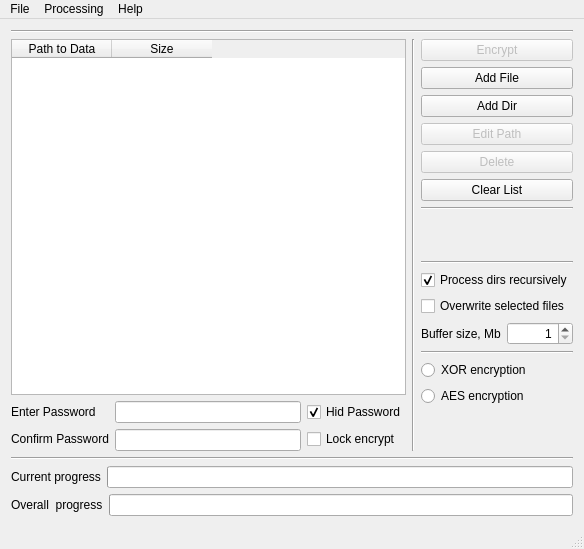
<?xml version="1.0" encoding="UTF-8"?>
<ui version="4.0">
 <class>MainWindow</class>
 <widget class="QMainWindow" name="MainWindow">
  <property name="geometry">
   <rect>
    <x>0</x>
    <y>0</y>
    <width>584</width>
    <height>549</height>
   </rect>
  </property>
  <property name="windowIcon">
   <iconset resource="crypto.qrc">
    <normaloff>:/images/lock.png</normaloff>:/images/lock.png</iconset>
  </property>
  <widget class="QWidget" name="centralWidget">
   <layout class="QVBoxLayout" name="verticalLayout_4">
    <item>
     <widget class="Line" name="line">
      <property name="orientation">
       <enum>Qt::Horizontal</enum>
      </property>
     </widget>
    </item>
    <item>
     <layout class="QHBoxLayout" name="horizontalLayout">
      <item>
       <layout class="QVBoxLayout" name="verticalLayout">
        <item>
         <widget class="QTableWidget" name="targetsList">
          <property name="textElideMode">
           <enum>Qt::ElideLeft</enum>
          </property>
          <property name="columnCount">
           <number>2</number>
          </property>
          <column>
           <property name="text">
            <string>Path to Data</string>
           </property>
          </column>
          <column>
           <property name="text">
            <string>Size</string>
           </property>
          </column>
         </widget>
        </item>
        <item>
         <layout class="QHBoxLayout" name="horizontalLayout_2">
          <item>
           <layout class="QVBoxLayout" name="verticalLayout_2">
            <item>
             <widget class="QLabel" name="label3">
              <property name="maximumSize">
               <size>
                <width>16777215</width>
                <height>20</height>
               </size>
              </property>
              <property name="text">
               <string>Enter Password</string>
              </property>
             </widget>
            </item>
            <item>
             <widget class="QLabel" name="label4">
              <property name="maximumSize">
               <size>
                <width>16777215</width>
                <height>20</height>
               </size>
              </property>
              <property name="text">
               <string>Confirm Password</string>
              </property>
             </widget>
            </item>
           </layout>
          </item>
          <item>
           <layout class="QVBoxLayout" name="verticalLayout_3">
            <item>
             <widget class="QLineEdit" name="passLine"/>
            </item>
            <item>
             <widget class="QLineEdit" name="passConfirmLine"/>
            </item>
           </layout>
          </item>
          <item>
           <layout class="QVBoxLayout" name="verticalLayout_7">
            <item>
             <widget class="QCheckBox" name="hidPassMode">
              <property name="text">
               <string>Hid Password</string>
              </property>
              <property name="checked">
               <bool>true</bool>
              </property>
             </widget>
            </item>
            <item>
             <widget class="QCheckBox" name="lockEncrypt">
              <property name="text">
               <string>Lock encrypt</string>
              </property>
             </widget>
            </item>
           </layout>
          </item>
         </layout>
        </item>
       </layout>
      </item>
      <item>
       <widget class="Line" name="line_5">
        <property name="orientation">
         <enum>Qt::Vertical</enum>
        </property>
       </widget>
      </item>
      <item>
       <layout class="QVBoxLayout" name="verticalLayout_5">
        <item>
         <widget class="QPushButton" name="execButton">
          <property name="enabled">
           <bool>false</bool>
          </property>
          <property name="text">
           <string>Encrypt</string>
          </property>
          <property name="icon">
           <iconset resource="crypto.qrc">
            <normaloff>:/images/run.png</normaloff>:/images/run.png</iconset>
          </property>
         </widget>
        </item>
        <item>
         <widget class="QPushButton" name="addFile">
          <property name="text">
           <string>Add File</string>
          </property>
          <property name="icon">
           <iconset resource="crypto.qrc">
            <normaloff>:/images/insert-file.png</normaloff>:/images/insert-file.png</iconset>
          </property>
         </widget>
        </item>
        <item>
         <widget class="QPushButton" name="addDir">
          <property name="text">
           <string>Add Dir</string>
          </property>
          <property name="icon">
           <iconset resource="crypto.qrc">
            <normaloff>:/images/insert-directory.png</normaloff>:/images/insert-directory.png</iconset>
          </property>
         </widget>
        </item>
        <item>
         <widget class="QPushButton" name="editEntry">
          <property name="enabled">
           <bool>false</bool>
          </property>
          <property name="text">
           <string>Edit Path</string>
          </property>
          <property name="icon">
           <iconset resource="crypto.qrc">
            <normaloff>:/images/edit.png</normaloff>:/images/edit.png</iconset>
          </property>
         </widget>
        </item>
        <item>
         <widget class="QPushButton" name="deleteEntry">
          <property name="enabled">
           <bool>false</bool>
          </property>
          <property name="text">
           <string>Delete</string>
          </property>
          <property name="icon">
           <iconset resource="crypto.qrc">
            <normaloff>:/images/remove.png</normaloff>:/images/remove.png</iconset>
          </property>
         </widget>
        </item>
        <item>
         <widget class="QPushButton" name="clearList">
          <property name="text">
           <string>Clear List</string>
          </property>
         </widget>
        </item>
        <item>
         <widget class="Line" name="line_2">
          <property name="orientation">
           <enum>Qt::Horizontal</enum>
          </property>
         </widget>
        </item>
        <item>
         <spacer name="verticalSpacer">
          <property name="orientation">
           <enum>Qt::Vertical</enum>
          </property>
          <property name="sizeHint" stdset="0">
           <size>
            <width>20</width>
            <height>40</height>
           </size>
          </property>
         </spacer>
        </item>
        <item>
         <widget class="Line" name="line_3">
          <property name="orientation">
           <enum>Qt::Horizontal</enum>
          </property>
         </widget>
        </item>
        <item>
         <widget class="QCheckBox" name="recurseDirs">
          <property name="text">
           <string>Process dirs recursively</string>
          </property>
          <property name="checked">
           <bool>true</bool>
          </property>
          <property name="autoRepeat">
           <bool>false</bool>
          </property>
         </widget>
        </item>
        <item>
         <widget class="QCheckBox" name="overwriteData">
          <property name="text">
           <string>Overwrite selected files</string>
          </property>
         </widget>
        </item>
        <item>
         <layout class="QHBoxLayout" name="horizontalLayout_3">
          <item>
           <widget class="QLabel" name="label5">
            <property name="text">
             <string>Buffer size, Mb</string>
            </property>
           </widget>
          </item>
          <item>
           <widget class="QSpinBox" name="bufferSize">
            <property name="alignment">
             <set>Qt::AlignRight|Qt::AlignTrailing|Qt::AlignVCenter</set>
            </property>
            <property name="minimum">
             <number>1</number>
            </property>
            <property name="maximum">
             <number>1024</number>
            </property>
           </widget>
          </item>
         </layout>
        </item>
        <item>
         <widget class="Line" name="line_6">
          <property name="orientation">
           <enum>Qt::Horizontal</enum>
          </property>
         </widget>
        </item>
        <item>
         <widget class="QRadioButton" name="xorCrypt">
          <property name="text">
           <string>XOR encryption</string>
          </property>
         </widget>
        </item>
        <item>
         <widget class="QRadioButton" name="aesCrypt">
          <property name="text">
           <string>AES encryption</string>
          </property>
         </widget>
        </item>
        <item>
         <spacer name="verticalSpacer_2">
          <property name="orientation">
           <enum>Qt::Vertical</enum>
          </property>
          <property name="sizeHint" stdset="0">
           <size>
            <width>20</width>
            <height>40</height>
           </size>
          </property>
         </spacer>
        </item>
       </layout>
      </item>
     </layout>
    </item>
    <item>
     <widget class="Line" name="line_4">
      <property name="orientation">
       <enum>Qt::Horizontal</enum>
      </property>
     </widget>
    </item>
    <item>
     <layout class="QHBoxLayout" name="horizontalLayout_4">
      <item>
       <widget class="QLabel" name="label1">
        <property name="text">
         <string>Current progress</string>
        </property>
       </widget>
      </item>
      <item>
       <widget class="QProgressBar" name="progressFileBar"/>
      </item>
     </layout>
    </item>
    <item>
     <layout class="QHBoxLayout" name="horizontalLayout_5">
      <item>
       <widget class="QLabel" name="label2">
        <property name="text">
         <string>Overall  progress</string>
        </property>
       </widget>
      </item>
      <item>
       <widget class="QProgressBar" name="progressFullBar"/>
      </item>
     </layout>
    </item>
   </layout>
  </widget>
  <widget class="QMenuBar" name="menuBar">
   <property name="geometry">
    <rect>
     <x>0</x>
     <y>0</y>
     <width>584</width>
     <height>27</height>
    </rect>
   </property>
   <property name="acceptDrops">
    <bool>false</bool>
   </property>
   <widget class="QMenu" name="menuFile">
    <property name="title">
     <string>File</string>
    </property>
    <addaction name="actionAdd_file_s"/>
    <addaction name="actionAdd_Directory"/>
    <addaction name="actionQuit"/>
   </widget>
   <widget class="QMenu" name="menuProcessing">
    <property name="title">
     <string>Processing</string>
    </property>
    <addaction name="actionEncryption"/>
    <addaction name="actionSettings"/>
    <addaction name="actionFont"/>
   </widget>
   <widget class="QMenu" name="menuHelp">
    <property name="title">
     <string>Help</string>
    </property>
    <addaction name="actionContents"/>
    <addaction name="actionAbout_crypto"/>
    <addaction name="actionAbout_Qt"/>
   </widget>
   <addaction name="menuFile"/>
   <addaction name="menuProcessing"/>
   <addaction name="menuHelp"/>
  </widget>
  <widget class="QStatusBar" name="statusBar"/>
  <action name="actionAdd_file_s">
   <property name="icon">
    <iconset resource="crypto.qrc">
     <normaloff>:/images/insert-file.png</normaloff>:/images/insert-file.png</iconset>
   </property>
   <property name="text">
    <string>Add file(s)</string>
   </property>
  </action>
  <action name="actionAdd_Directory">
   <property name="icon">
    <iconset resource="crypto.qrc">
     <normaloff>:/images/insert-directory.png</normaloff>:/images/insert-directory.png</iconset>
   </property>
   <property name="text">
    <string>Add Directory</string>
   </property>
  </action>
  <action name="actionQuit">
   <property name="icon">
    <iconset resource="crypto.qrc">
     <normaloff>:/images/exit.png</normaloff>:/images/exit.png</iconset>
   </property>
   <property name="text">
    <string>Quit</string>
   </property>
  </action>
  <action name="actionEncryption">
   <property name="enabled">
    <bool>false</bool>
   </property>
   <property name="icon">
    <iconset resource="crypto.qrc">
     <normaloff>:/images/run.png</normaloff>:/images/run.png</iconset>
   </property>
   <property name="text">
    <string>Encrypt</string>
   </property>
  </action>
  <action name="actionContents">
   <property name="icon">
    <iconset resource="crypto.qrc">
     <normaloff>:/images/help.png</normaloff>:/images/help.png</iconset>
   </property>
   <property name="text">
    <string>Contents</string>
   </property>
   <property name="shortcut">
    <string>F1</string>
   </property>
  </action>
  <action name="actionAbout_crypto">
   <property name="icon">
    <iconset resource="crypto.qrc">
     <normaloff>:/images/info.png</normaloff>:/images/info.png</iconset>
   </property>
   <property name="text">
    <string>About crypto</string>
   </property>
  </action>
  <action name="actionAbout_Qt">
   <property name="icon">
    <iconset resource="crypto.qrc">
     <normaloff>:/images/qt.png</normaloff>:/images/qt.png</iconset>
   </property>
   <property name="text">
    <string>About Qt</string>
   </property>
  </action>
  <action name="actionSettings">
   <property name="icon">
    <iconset resource="crypto.qrc">
     <normaloff>:/images/edit.png</normaloff>:/images/edit.png</iconset>
   </property>
   <property name="text">
    <string>Preferences</string>
   </property>
  </action>
  <action name="actionFont">
   <property name="icon">
    <iconset resource="crypto.qrc">
     <normaloff>:/images/font.png</normaloff>:/images/font.png</iconset>
   </property>
   <property name="text">
    <string>Screen Font</string>
   </property>
  </action>
 </widget>
 <layoutdefault spacing="6" margin="11"/>
 <resources>
  <include location="crypto.qrc"/>
 </resources>
 <connections/>
</ui>
